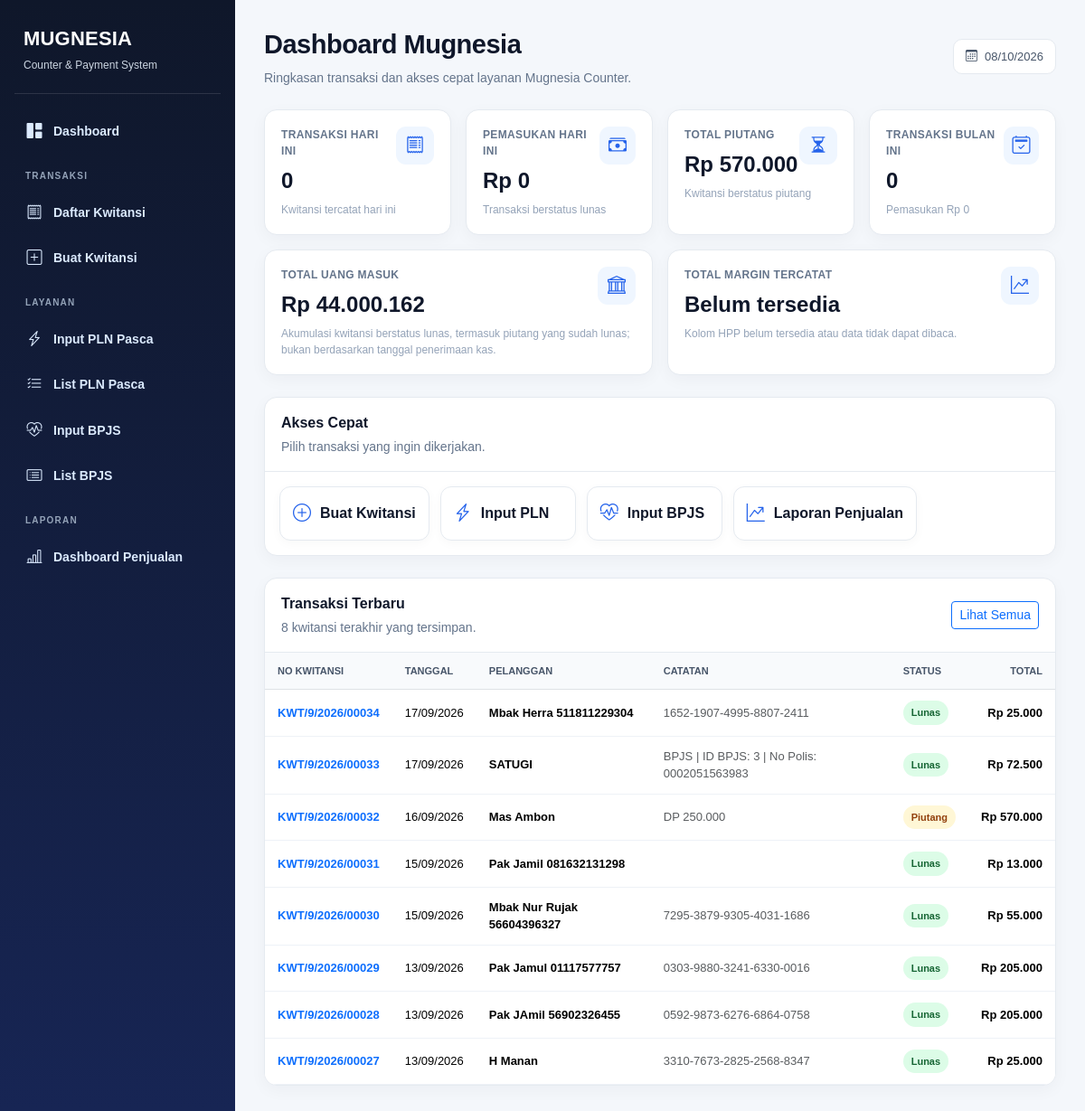
/index-old2.php, run on an earlier commit of the app's database.
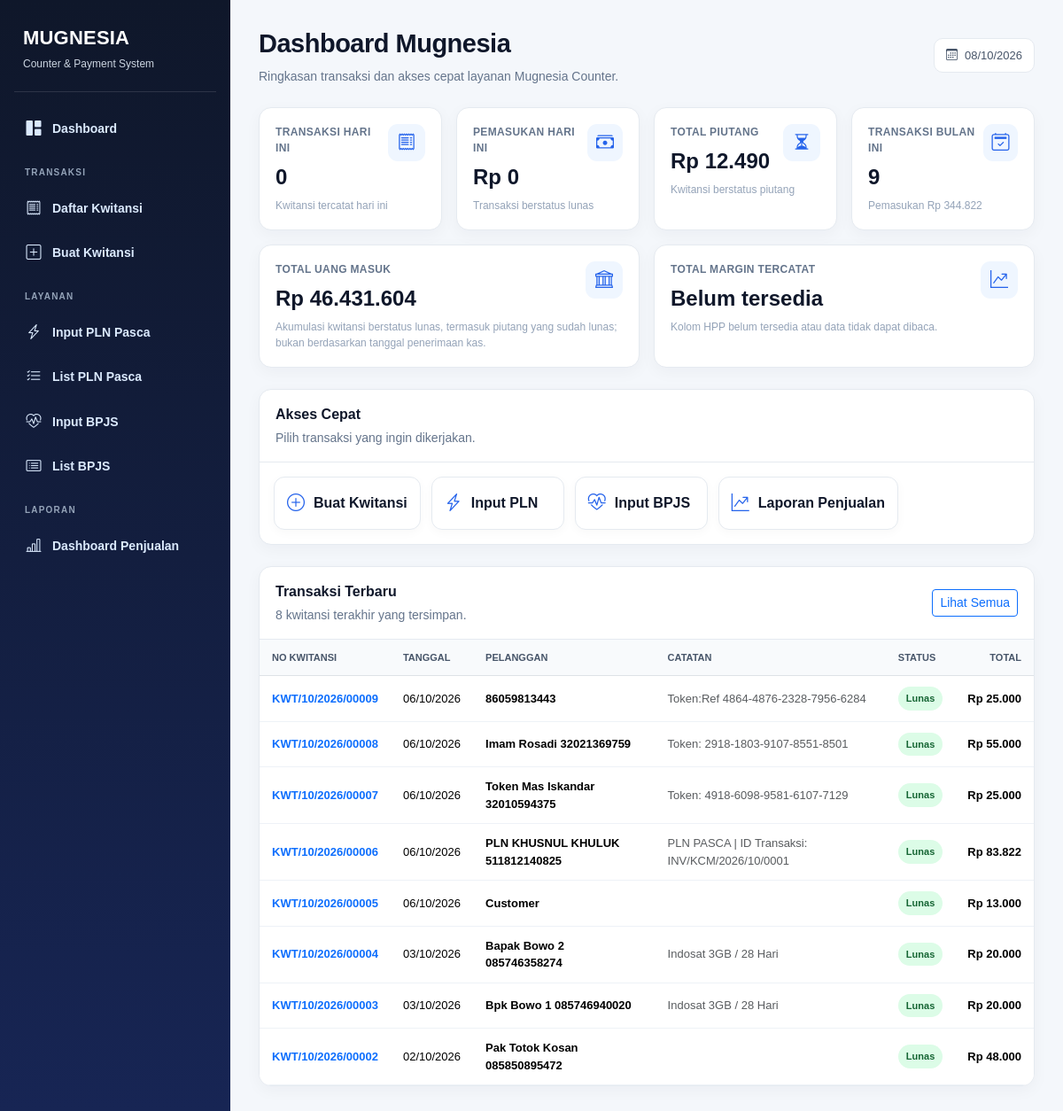
And on a later commit of the database.
### tables this page shows
CREATE TABLE `kwitansi` (
  `id` int(11) NOT NULL AUTO_INCREMENT,
  `no_kwitansi` varchar(40) NOT NULL,
  `tanggal` date NOT NULL,
  `nama_pelanggan` varchar(100) DEFAULT NULL,
  `alamat_pelanggan` varchar(255) DEFAULT NULL,
  `catatan` text,
  `status_bayar` varchar(50) NOT NULL,
  `discount` decimal(12,0) NOT NULL,
  `total` decimal(12,0) NOT NULL DEFAULT '0',
  `created_at` timestamp NOT NULL DEFAULT CURRENT_TIMESTAMP,
  `SN` varchar(45) NOT NULL,
  PRIMARY KEY (`id`),
  UNIQUE KEY `no_kwitansi` (`no_kwitansi`),
  KEY `idx_kwitansi_no` (`no_kwitansi`),
  KEY `idx_kwitansi_nama` (`nama_pelanggan`),
  KEY `idx_kwitansi_status` (`status_bayar`)
);

### index-old2.php (the view, shortened to what the changed rows need)
<?php
require_once "db.php";
function scalarValue($conn, $sql, $default = 0) {
    $r = $conn->query($sql);
    $row = $r->fetch_row();
    return $row ? ($row[0] ?? $default) : $default;
}
$monthStart = date('Y-m-01');
$monthEnd = date('Y-m-t');
$piutang = (float) scalarValue($conn, "SELECT COALESCE(SUM(total),0) FROM kwitansi WHERE LOWER(status_bayar)='piutang'");
$transaksi_bulan_ini = (int) scalarValue($conn, "SELECT COUNT(*) FROM kwitansi WHERE tanggal BETWEEN '".$conn->real_escape_string($monthStart)."' AND '".$conn->real_escape_string($monthEnd)."'");
$pemasukan_bulan_ini = (float) scalarValue($conn, "SELECT COALESCE(SUM(total),0) FROM kwitansi WHERE tanggal BETWEEN '".$conn->real_escape_string($monthStart)."' AND '".$conn->real_escape_string($monthEnd)."' AND LOWER(status_bayar)='lunas'");
$total_uang_masuk = (float) scalarValue($conn, "SELECT COALESCE(SUM(total),0) FROM kwitansi WHERE LOWER(TRIM(status_bayar))='lunas'");
$recent = $conn->query("SELECT id,no_kwitansi,tanggal,nama_pelanggan,status_bayar,total,catatan FROM kwitansi ORDER BY id DESC LIMIT 8");
?>
<!doctype html>
<html lang="id">
<head>
<link href="https://cdn.jsdelivr.net/npm/bootstrap@5.3.3/dist/css/bootstrap.min.css" rel="stylesheet">
<link rel="stylesheet" href="https://cdn.jsdelivr.net/npm/bootstrap-icons@1.11.3/font/bootstrap-icons.min.css">
</head>
<body>
<div class="mug-app">
<main class="mug-main">
  <div class="row g-3 mb-4">
    <div class="col-xl-3 col-md-6"><div class="stat"><div class="d-flex justify-content-between"><div><div class="stat-label">Total Piutang</div><div class="stat-value">Rp <?= number_format($piutang,0,',','.') ?></div></div></div></div></div>
    <div class="col-xl-3 col-md-6"><div class="stat"><div class="d-flex justify-content-between"><div><div class="stat-label">Transaksi Bulan Ini</div><div class="stat-value"><?= number_format($transaksi_bulan_ini,0,',','.') ?></div></div><div class="stat-icon"><i class="bi bi-calendar2-check"></i></div></div><div class="stat-note">Pemasukan Rp <?= number_format($pemasukan_bulan_ini,0,',','.') ?></div></div></div>
    <div class="col-xl-6 col-md-6"><div class="stat"><div class="d-flex justify-content-between"><div><div class="stat-label">Total Uang Masuk</div><div class="stat-value">Rp <?= number_format($total_uang_masuk,0,',','.') ?></div></div></div></div></div>
  </div>
  <div class="cardx"><div class="table-responsive"><table class="table"><thead><tr><th>No Kwitansi</th><th>Tanggal</th><th>Pelanggan</th><th>Catatan</th><th>Status</th><th class="text-end">Total</th></tr></thead><tbody>
  <?php if ($recent && $recent->num_rows): while($r=$recent->fetch_assoc()): $st=strtolower(trim($r['status_bayar']??'')); ?>
  <tr><td><a href="kwitansi_edit.php?id=<?= (int)$r['id'] ?>" class="text-decoration-none fw-bold"><?= htmlspecialchars($r['no_kwitansi']) ?></a></td><td class="text-nowrap"><?= date('d/m/Y',strtotime($r['tanggal'])) ?></td><td class="fw-semibold"><?= htmlspecialchars($r['nama_pelanggan']) ?></td><td class="text-muted"><?= htmlspecialchars(mb_strimwidth($r['catatan']??'',0,55,'…')) ?></td><td><span class="status <?= $st==='lunas'?'badge-lunas':($st==='piutang'?'badge-piutang':'bg-light') ?>"><?= htmlspecialchars($r['status_bayar'] ?: '-') ?></span></td><td class="text-end fw-bold text-nowrap">Rp <?= number_format($r['total'],0,',','.') ?></td></tr>
  <?php endwhile; else: ?><tr><td colspan="6" class="text-center text-muted py-4">Belum ada transaksi.</td></tr><?php endif; ?>
  </tbody></table></div></div>
</main>
</div>
</body></html>

What changed in the data, as far as the page shows it:
no longer on this page (row unchanged): kwitansi: no_kwitansi "KWT/9/2026/00034", tanggal "17/09/2026", nama_pelanggan "Mbak Herra 511811229304", catatan "1652-1907-4995-8807-2411", status_bayar "Lunas", total "25.000"
no longer on this page (row unchanged): kwitansi: no_kwitansi "KWT/9/2026/00033", tanggal "17/09/2026", nama_pelanggan "SATUGI", catatan "BPJS | ID BPJS: 3 | No Polis: 0002051563983", status_bayar "Lunas", total "72.500"
no longer on this page (row edited): kwitansi: no_kwitansi "KWT/9/2026/00032", tanggal "16/09/2026", nama_pelanggan "Mas Ambon", catatan "DP 250.000", status_bayar "Piutang", total "570.000"
no longer on this page (row unchanged): kwitansi: no_kwitansi "KWT/9/2026/00031", tanggal "15/09/2026", nama_pelanggan "Pak Jamil 081632131298", status_bayar "Lunas", total "13.000"
no longer on this page (row unchanged): kwitansi: no_kwitansi "KWT/9/2026/00030", tanggal "15/09/2026", nama_pelanggan "Mbak Nur Rujak 56604396327", catatan "7295-3879-9305-4031-1686", status_bayar "Lunas", total "55.000"
no longer on this page (row unchanged): kwitansi: no_kwitansi "KWT/9/2026/00029", tanggal "13/09/2026", nama_pelanggan "Pak Jamul 01117577757", catatan "0303-9880-3241-6330-0016", status_bayar "Lunas", total "205.000"
no longer on this page (row unchanged): kwitansi: no_kwitansi "KWT/9/2026/00028", tanggal "13/09/2026", nama_pelanggan "Pak JAmil 56902326455", catatan "0592-9873-6276-6864-0758", status_bayar "Lunas", total "205.000"
no longer on this page (row unchanged): kwitansi: no_kwitansi "KWT/9/2026/00027", tanggal "13/09/2026", nama_pelanggan "H Manan", catatan "3310-7673-2825-2568-8347", status_bayar "Lunas", total "25.000"
added kwitansi: no_kwitansi "KWT/10/2026/00009", tanggal "06/10/2026", nama_pelanggan "86059813443", catatan "Token:Ref 4864-4876-2328-7956-6284", status_bayar "Lunas", total "25.000"
added kwitansi: no_kwitansi "KWT/10/2026/00008", tanggal "06/10/2026", nama_pelanggan "Imam Rosadi 32021369759", catatan "Token: 2918-1803-9107-8551-8501", status_bayar "Lunas", total "55.000"
added kwitansi: no_kwitansi "KWT/10/2026/00007", tanggal "06/10/2026", nama_pelanggan "Token Mas Iskandar 32010594375", catatan "Token: 4918-6098-9581-6107-7129", status_bayar "Lunas", total "25.000"
added kwitansi: no_kwitansi "KWT/10/2026/00006", tanggal "06/10/2026", nama_pelanggan "PLN KHUSNUL KHULUK 511812140825", catatan "PLN PASCA | ID Transaksi: INV/KCM/2026/10/0001", status_bayar "Lunas", total "83.822"
added kwitansi: no_kwitansi "KWT/10/2026/00005", tanggal "06/10/2026", nama_pelanggan "Customer", status_bayar "Lunas", total "13.000"
added kwitansi: no_kwitansi "KWT/10/2026/00004", tanggal "03/10/2026", nama_pelanggan "Bapak Bowo 2 085746358274", catatan "Indosat 3GB / 28 Hari", status_bayar "Lunas", total "20.000"
added kwitansi: no_kwitansi "KWT/10/2026/00003", tanggal "03/10/2026", nama_pelanggan "Bpk Bowo 1 085746940020", catatan "Indosat 3GB / 28 Hari", status_bayar "Lunas", total "20.000"
added kwitansi: no_kwitansi "KWT/10/2026/00002", tanggal "02/10/2026", nama_pelanggan "Pak Totok Kosan 085850895472", status_bayar "Lunas", total "48.000"
Also different on the page:
$piutang: "570.000" → "12.490"
$transaksi_bulan_ini: "0" → "9"
$pemasukan_bulan_ini: "0" → "344.822"
$total_uang_masuk: "44.000.162" → "46.431.604"
